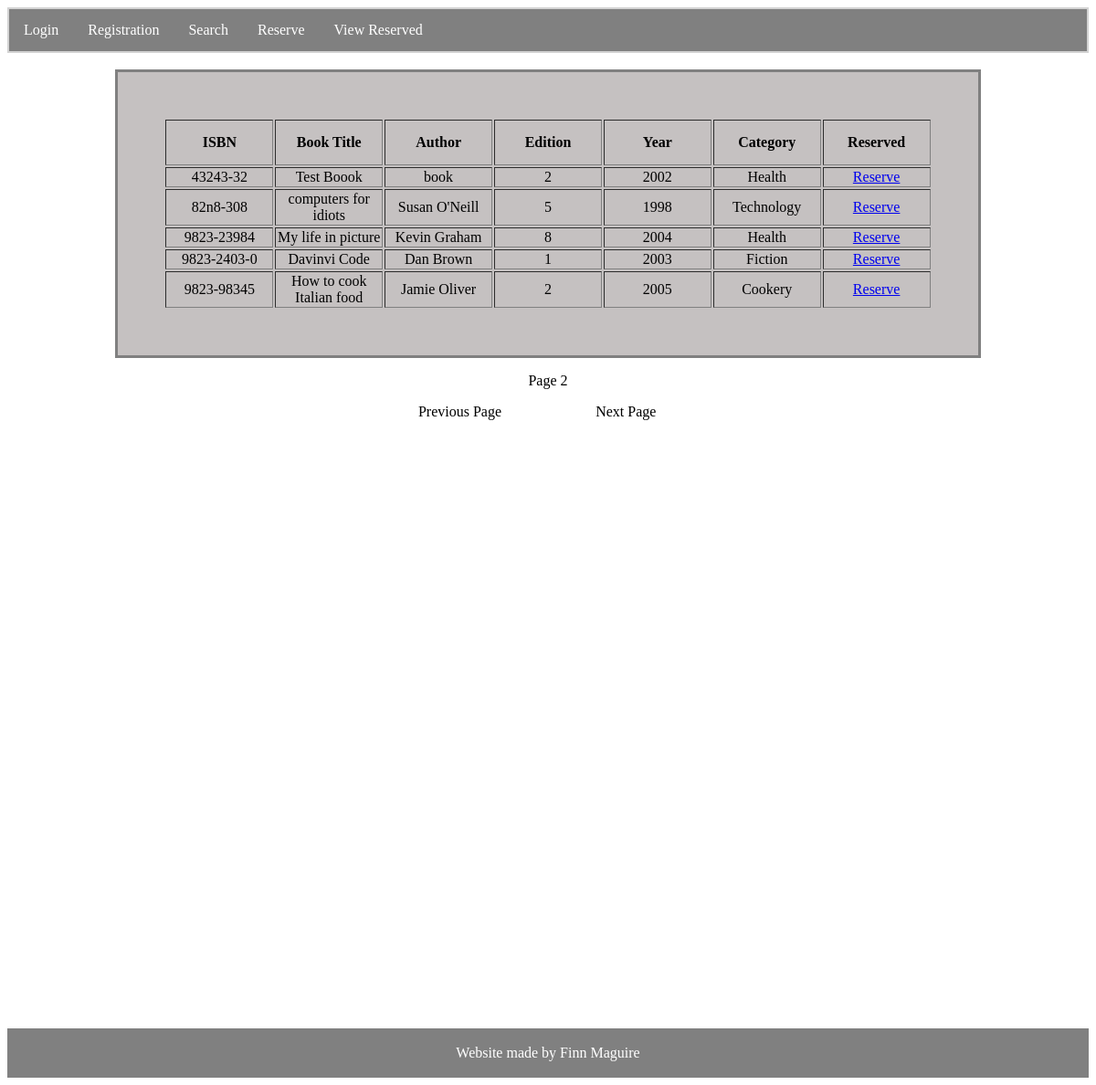
The app's page /reserve.php?&pagenum=2 (signed in) with its own data.
### tables this page shows
CREATE TABLE `books` (
  `ISBN` varchar(20) NOT NULL,
  `BookTitle` varchar(30) NOT NULL,
  `Author` varchar(30) NOT NULL,
  `Edition` int(2) NOT NULL,
  `Year` int(4) NOT NULL,
  `Category` varchar(3) NOT NULL,
  `Reserved` varchar(1) NOT NULL
);

CREATE TABLE `categories` (
  `CategoryID` varchar(3) NOT NULL,
  `CategoryName` varchar(20) NOT NULL
);

### reserve.php (the view, shortened to what this page needs)
<html>
    <head>
        <link rel = "stylesheet" type = "text/css" href = "site.css">
    </head>
    <body>
        <nav>
            <ul>
                <li> <a href = "login.php" > Login </a> </li>
                <li> <a href = "registration.php" > Registration </a> </li>
                <li> <a href = "search.php?pagenum=1" > Search </a> </li>
                <li> <a href = "reserve.php" > Reserve </a> </li>
                <li> <a href = "viewreserved.php" > View Reserved </a> </li>
            </ul>
        </nav>
        <br>
<?php
include "db.php";
if (isset($_GET['pagenum']) && $_GET['pagenum']!= "")
{
    $pageNum = $_GET['pagenum'];
}
else
{
    $pageNum = 1;
}
$displayPage = 5;
$newPage = ($pageNum - 1) * $displayPage;
$totalPages = Pagination($conn, $displayPage);
$sql = "SELECT * FROM books WHERE Reserved = 'N' LIMIT $newPage, $displayPage";
$result = $conn->query($sql);
if (isset($result))
{
    if ($result != false && $result-> num_rows > 0)
    {
        echo "<table class = 'table' border='1'>";
        echo "<tr class = 'table'><th>ISBN</th>
            <th>Book Title</th>
            <th>Author</th>
            <th>Edition</th>
            <th>Year</th>
            <th>Category</th>
            <th>Reserved</th>";
        while ($row = $result->fetch_assoc())
        {
            echo "<tr><td>";
            echo $row["ISBN"];
            echo "</td><td>";
            echo $row["BookTitle"];
            echo "</td><td>";
            echo $row["Author"];
            echo "</td><td>";
            echo $row["Edition"];
            echo "</td><td>";
            echo $row["Year"];
            echo "</td><td>";
            $CategoryList = "SELECT CategoryName FROM Categories WHERE CategoryID = '$row[Category]'";
            $result1 = $conn->query($CategoryList);
            $row1 = $result1->fetch_assoc();
            echo $row1["CategoryName"];
            echo "</td><td>";
            echo '<a class = "btn btn-success" href = "reserve.php?ISBN=' . $row['ISBN'] . '&Username='.$_SESSION['Name'].'"> Reserve </a> </td>';
            echo "</tr\n>";
        }
        echo "</table>";
        displayPagination($pageNum, $totalPages);
    }
    else
    {
        echo "<p class = 'message'> There are currently no books available to reserve </p> <br>";
    }
}
function Pagination($conn, $displayPage)
{
    $sql = "SELECT COUNT(*) As totalRows FROM Books WHERE Reserved = 'N'";
    $result = $conn->query($sql);
    $totalRows = $result->fetch_assoc();
    $totalRows = $totalRows['totalRows'];
    $totalPages = ceil ($totalRows / $displayPage);
    return $totalPages;
}
function displayPagination($pageNum, $totalPages)
{
    $prev = $pageNum - 1;
    $next = $pageNum + 1;
    if ($totalPages != 0)
    {
        echo "<p id = 'pageNum'>Page $pageNum</p>";
        if ($pageNum != $totalPages)
        {
            echo "<a class = 'next' href='?". http_build_query($_GET) ."&pagenum=$next'>Next Page</a>";
        }
        if ($pageNum != 1)
        {
            echo "<a class = 'prev'  href='?". http_build_query($_GET) ."&pagenum=$prev'>Previous Page</a>";
        }
    }
}
?>
<footer>
  <p>Website made by Finn Maguire</p>
</footer>
</body>
</html>

### site.css (style rules this page uses)
.table { table-layout: fixed; border: grey solid; width: 80%; height: 50px; text-align: center; margin: auto; background:rgb(197, 193, 193); padding:50px; }
nav { text-align: center; border: 2px lightgrey solid; }
ul { list-style-type: none; margin: 0; padding: 0; overflow: hidden; background-color: grey; }
li { float: left; }
li a { display: block; color: white; text-align: center; padding: 14px 16px; text-decoration: none; }
footer { margin-top: 700px; text-align: center; padding: 2px; background-color: grey; color: white; }
.next { display: block; float:right; padding-right: 40%; color: black; text-align: center; text-decoration: none; margin:auto; }
.prev { display: block; float:left; padding-left: 38%; color: black; text-align: center; text-decoration: none; margin:auto; }
#pageNum { text-align: center; }

### records on screen
books: ISBN "43243-32", BookTitle "Test Boook", Author "book", Edition "2", Year "2002", Category.CategoryName "Health"
books: ISBN "82n8-308", BookTitle "computers for idiots", Author "Susan O'Neill", Edition "5", Year "1998", Category.CategoryName "Technology"
books: ISBN "9823-23984", BookTitle "My life in picture", Author "Kevin Graham", Edition "8", Year "2004", Category.CategoryName "Health"
books: ISBN "9823-2403-0", BookTitle "Davinvi Code", Author "Dan Brown", Edition "1", Year "2003", Category.CategoryName "Fiction"
books: ISBN "9823-98345", BookTitle "How to cook Italian food", Author "Jamie Oliver", Edition "2", Year "2005", Category.CategoryName "Cookery"

### other values on screen
$pageNum "2"
